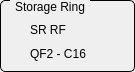
       <widget class="QGroupBox" name="titleGroupBox_20">
        <property name="geometry">
         <rect>
          <x>1040</x>
          <y>60</y>
          <width>135</width>
          <height>72</height>
         </rect>
        </property>
        <property name="styleSheet">
         <string notr="true">QGroupBox {
    border: 1px solid black;
    border-radius: 5px;
    margin-top: 0.5em;
}

QGroupBox::title {
    subcontrol-origin: margin;
    left: 10px;
    padding: 0 3px 0 3px;
}</string>
        </property>
        <property name="title">
         <string>Storage Ring</string>
        </property>
        <widget class="QESimpleShape" name="qesimpleshape_243">
         <property name="geometry">
          <rect>
           <x>10</x>
           <y>20</y>
           <width>16</width>
           <height>20</height>
          </rect>
         </property>
         <property name="ledType">
          <enum>QSimpleShape::Error</enum>
         </property>
         <property name="colour0" stdset="0">
          <color>
           <red>240</red>
           <green>5</green>
           <blue>5</blue>
          </color>
         </property>
         <property name="colour1" stdset="0">
          <color>
           <red>60</red>
           <green>255</green>
           <blue>20</blue>
          </color>
         </property>
         <property name="colour2" stdset="0">
          <color>
           <red>60</red>
           <green>255</green>
           <blue>20</blue>
          </color>
         </property>
         <property name="variable" stdset="0">
          <string>SR-PSS-RF:isInterlock</string>
         </property>
         <property name="variableSubstitutions" stdset="0">
          <string/>
         </property>
        </widget>
        <widget class="QLabel" name="label_136">
         <property name="geometry">
          <rect>
           <x>30</x>
           <y>20</y>
           <width>47</width>
           <height>20</height>
          </rect>
         </property>
         <property name="text">
          <string>SR RF</string>
         </property>
        </widget>
        <widget class="QLabel" name="label_138">
         <property name="geometry">
          <rect>
           <x>30</x>
           <y>44</y>
           <width>80</width>
           <height>20</height>
          </rect>
         </property>
         <property name="text">
          <string>QF2 - C16</string>
         </property>
        </widget>
        <widget class="QESimpleShape" name="qesimpleshape_250">
         <property name="geometry">
          <rect>
           <x>10</x>
           <y>44</y>
           <width>16</width>
           <height>20</height>
          </rect>
         </property>
         <property name="ledType">
          <enum>QSimpleShape::Error</enum>
         </property>
         <property name="colour0" stdset="0">
          <color>
           <red>240</red>
           <green>5</green>
           <blue>5</blue>
          </color>
         </property>
         <property name="colour1" stdset="0">
          <color>
           <red>60</red>
           <green>255</green>
           <blue>20</blue>
          </color>
         </property>
         <property name="colour2" stdset="0">
          <color>
           <red>60</red>
           <green>255</green>
           <blue>20</blue>
          </color>
         </property>
         <property name="variable" stdset="0">
          <string>SR-PSS-QF2:isInterlock</string>
         </property>
         <property name="variableSubstitutions" stdset="0">
          <string/>
         </property>
        </widget>
       </widget>
